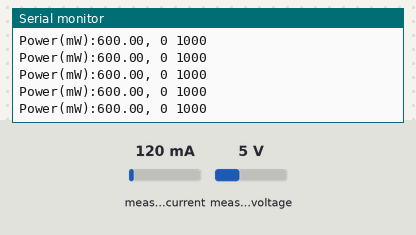
Recording of a sketch running on a simulated Arduino Leonardo, built with avr-gcc and run on an emulated ATmega32U4. Shown: the last lines printed to the serial monitor. Inputs (shaded band) come from the test bench; at power-on: measured current 120 mA, measured voltage 5 V.

Above: at 1.2 s.
1.3 s: measured current set to 40 mA
At 1.8 s:
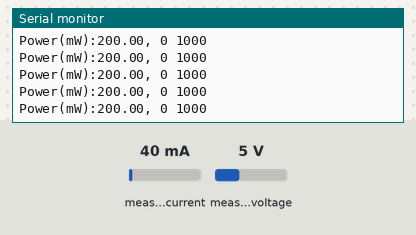
2.8 s: measured voltage set to 0.3 V
At 3.3 s:
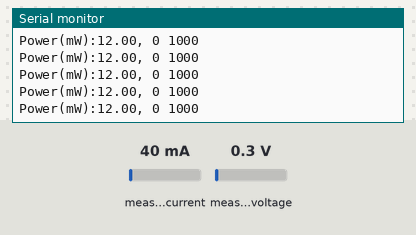
4.3 s: measured current set to 500 mA
At 5.3 s:
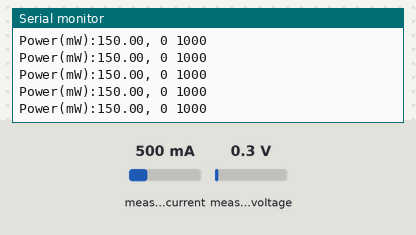
Timing chart, 0 to 7.3 s (numbered marks = the images above; inputs shaded):
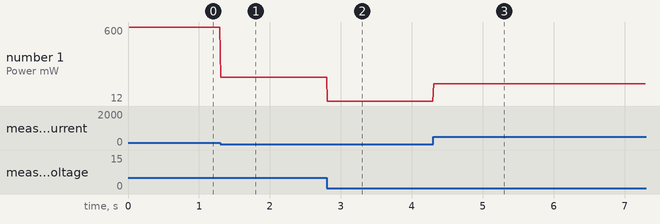

The sketch:

getcurrent.ino
```cpp
#include <Wire.h>
#include <Adafruit_INA219.h>

Adafruit_INA219 ina219;


void setup(void)
{
  Serial.begin(115200);
  while (!Serial) {
      // will pause Zero, Leonardo, etc until serial console opens
      delay(1);
  }

  uint32_t currentFrequency;

  //Serial.println("Hello!");

  // Initialize the INA219.
  // By default the initialization will use the largest range (32V, 2A).  However
  // you can call a setCalibration function to change this range (see comments).
  if (! ina219.begin()) {
    //Serial.println("Failed to find INA219 chip");
    while (1) { delay(10); }
  }
  // To use a slightly lower 32V, 1A range (higher precision on amps):
  //ina219.setCalibration_32V_1A();
  // Or to use a lower 16V, 400mA range (higher precision on volts and amps):
  //ina219.setCalibration_16V_400mA();

  //Serial.println("Measuring voltage and current with INA219 ...");
}

void loop(void)
{
  float shuntvoltage = 0;
  float busvoltage = 0;
  float current_mA = 0;
  float loadvoltage = 0;
  float power_mW = 0;

  shuntvoltage = ina219.getShuntVoltage_mV();
  busvoltage = ina219.getBusVoltage_V();
  current_mA = ina219.getCurrent_mA();
  power_mW = ina219.getPower_mW();
  loadvoltage = busvoltage + (shuntvoltage / 1000);

  //Serial.print("Bus Voltage:   "); Serial.print(busvoltage); Serial.println(" V");
  //Serial.print("Shunt Voltage: "); Serial.print(shuntvoltage); Serial.println(" mV");
  //Serial.print("Load Voltage:  "); Serial.print(loadvoltage); Serial.println(" V");
  //Serial.print("Current:       "); Serial.print(current_mA); Serial.println(" mA");

  //******************************************************************************
  //***************************INA219 power read out******************************
  //******************************************************************************
  Serial.print("Power(mW):"); Serial.print(power_mW); Serial.print(", ");// Serial.println(" mW");


  //**************************************************************************************************
  //*******Due to serial plotter auto y axis scaling, need to print out upper and lower value*********
  //**************************************************************************************************
  Serial.print(0); // To freeze the lower limit
  Serial.print(" ");
  Serial.print(1000); // To freeze the upper limit
  Serial.print(" ");
  Serial.println();

  delay(1); // Sampling rate of  INA219
}
```

Measured:
- after the input at 1.3 s, the serial monitor: prints a new line at once (image 1)
- after the input at 2.8 s, the serial monitor: prints a new line at once (image 2)
- after the input at 4.3 s, the serial monitor: prints a new line at once (image 3)
- plotted number 1: 600 → 200 after the input at 1.3 s, 200 → 12 after the input at 2.8 s, 12 → 150 after the input at 4.3 s
